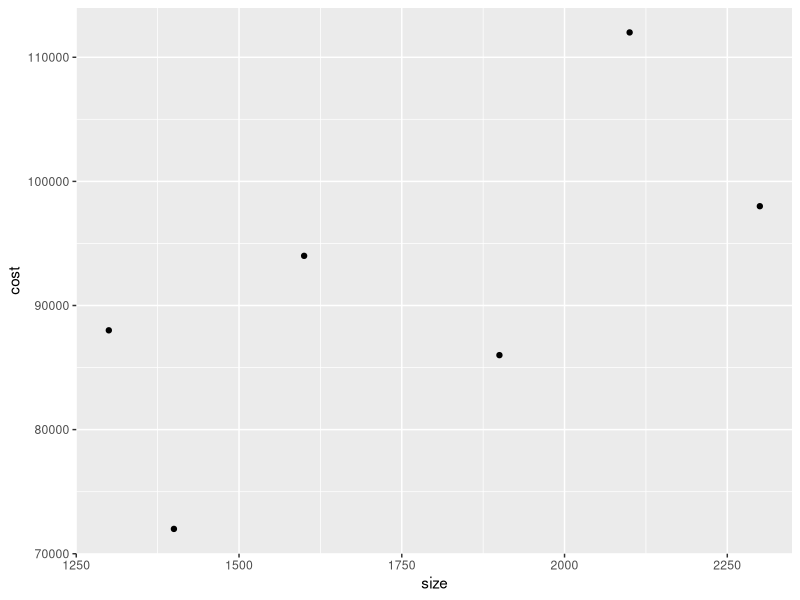

Here is the R script that generated this plot:
library(tidyverse)
# checking linearity

data <- tibble(size = c(13,14,16,19,21,23)*100,
               cost = c(88,72,94,86,112,98)*1000)
data %>% ggplot(aes(size,cost)) + geom_point()

# interpolation

mean(c(112,98))*1000

model <- lm(cost~size, data = data)
predict(model, newdata = data.frame(size = 2200))


# Trust
##Nope, nope, nopety-no



# Grouping Data

data %>% 
  filter(size < 1500) %>% 
  summarise(svar = mean(cost))

# Grouping Data 2

data %>% 
  group_by(round(size %/% 500)) %>% 
  summarise(svar = mean(cost))

# Grouping Data 3
data %>% 
  group_by(round(size %/% 500)) %>% 
  summarise(svar = mean(cost))
# Bar charts

# Histograms

data <- tibble(income = c(132754,137192,122177,147121,143000,126010,129200,124312,128132))
data %>% mutate(gruppe = cut(income, c(120000,130000,140000, 150000))) %>% 
  group_by(gruppe) %>% 
  summarise(frekvens = n())

# Histograms 2

data <- tibble(income = c(132754,137192,122177,147121,143000,126010,129200,124312,128132))
data %>% mutate(gruppe = cut(income, c(120000,130000,140000, 150000))) %>% 
  group_by(gruppe) %>% 
  summarise(frekvens = n())

# Age Distribution
data <- tibble(age = c(21,17,9,27,12,39,4,32,12,14,38,9,19,22,21,14,8,3,31,15,33,29))
data %>% 
  group_by(round(age %/% 10)) %>% 
  summarise(antal = n())

# Summary
## Forskellen på barcharts og histograms. 2D vs 1D